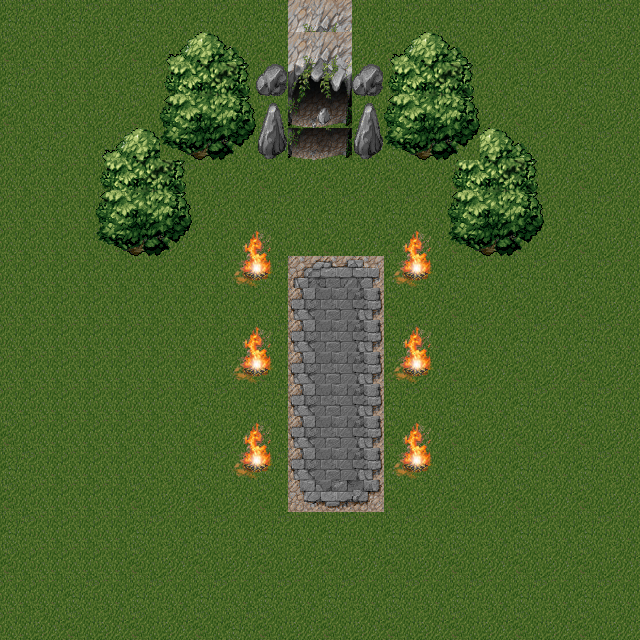

Tiled map render using the project's own tile images. Description and the whole map definition, tile-layer contents included, below:
An orthogonal 20x20 tile map with 32x32 px tiles, 2 tile layers (ground, top) and 8 objects.

<map version="1.2" tiledversion="1.2.3" orientation="orthogonal" renderorder="right-down" width="20" height="20" tilewidth="32" tileheight="32" infinite="0" nextlayerid="4" nextobjectid="3">
 <tileset firstgid="1" name="mountain_landscape" tilewidth="32" tileheight="32" tilecount="256" columns="16">
  <image source="images/mountains.png" width="512" height="512" />
  <tile id="116">
   <properties>
    <property name="collides" type="bool" value="true" />
   </properties>
   <objectgroup draworder="index">
    <object id="1" x="29.5657" y="9.209">
     <polyline points="0,0 -8.72431,15.9946 0.484684,21.3261" />
    </object>
   </objectgroup>
  </tile>
  <tile id="117">
   <properties>
    <property name="collides" type="bool" value="true" />
   </properties>
   <objectgroup draworder="index">
    <object id="1" x="1.93874" y="7.75494">
     <polyline points="0,0 9.69368,22.2955 1.45405,24.2342" />
    </object>
   </objectgroup>
  </tile>
  <tile id="132">
   <properties>
    <property name="collides" type="bool" value="true" />
   </properties>
   <objectgroup draworder="index">
    <object id="2" x="29.5657" y="30.0504">
     <polyline points="0,0 -15.0252,-10.663 -1.93874,-28.1117" />
    </object>
   </objectgroup>
  </tile>
  <tile id="133">
   <properties>
    <property name="collides" type="bool" value="true" />
   </properties>
   <objectgroup draworder="index">
    <object id="1" x="10.1784" y="10.663" />
    <object id="2" x="8.72431" y="2.9081">
     <polyline points="0,0 6.30089,8.72431 -5.81621,20.8414" />
    </object>
   </objectgroup>
  </tile>
  <tile id="196">
   <properties>
    <property name="collides" type="bool" value="true" />
   </properties>
  </tile>
  <tile id="197">
   <properties>
    <property name="collides" type="bool" value="true" />
   </properties>
  </tile>
  <tile id="198">
   <properties>
    <property name="collides" type="bool" value="true" />
   </properties>
  </tile>
  <tile id="212">
   <properties>
    <property name="collides" type="bool" value="true" />
   </properties>
  </tile>
  <tile id="213">
   <properties>
    <property name="collides" type="bool" value="true" />
   </properties>
  </tile>
  <tile id="214">
   <properties>
    <property name="collides" type="bool" value="true" />
   </properties>
  </tile>
  <tile id="228">
   <properties>
    <property name="collides" type="bool" value="true" />
   </properties>
  </tile>
  <tile id="229">
   <properties>
    <property name="collides" type="bool" value="true" />
   </properties>
  </tile>
  <tile id="230">
   <properties>
    <property name="collides" type="bool" value="true" />
   </properties>
  </tile>
  <tile id="244">
   <properties>
    <property name="collides" type="bool" value="true" />
   </properties>
   <objectgroup draworder="index">
    <object id="2" x="1.93874" y="8.72431">
     <polyline points="0,0 28.5964,17.9333 27.627,-7.75494 7.27026,-7.75494" />
    </object>
   </objectgroup>
  </tile>
  <tile id="245">
   <properties>
    <property name="collides" type="bool" value="true" />
   </properties>
   <objectgroup draworder="index">
    <object id="1" x="0" y="1.93874">
     <polygon points="0,0 0.484684,29.5657 31.9891,29.5657 31.5045,-0.969368" />
    </object>
   </objectgroup>
  </tile>
  <tile id="246">
   <properties>
    <property name="collides" type="bool" value="true" />
   </properties>
   <objectgroup draworder="index">
    <object id="1" x="31.0198" y="2.9081">
     <polygon points="0,0 -28.5964,26.6576 -30.0504,-2.9081" />
    </object>
   </objectgroup>
  </tile>
 </tileset>
 <layer id="1" name="ground" width="20" height="20">
  <data encoding="csv">
79,80,79,80,79,80,79,80,79,80,79,80,79,80,79,80,79,80,79,80,
95,80,80,96,95,96,95,96,95,96,95,96,95,96,95,96,95,96,95,96,
79,80,80,80,79,80,79,80,79,80,79,80,79,80,79,80,79,80,79,80,
95,80,80,96,95,96,95,96,95,96,95,96,95,96,95,96,95,96,95,96,
80,79,80,79,80,80,79,80,79,80,79,80,79,80,79,80,79,80,79,80,
80,80,80,79,79,79,80,96,95,96,95,96,95,96,95,96,95,96,95,96,
80,80,80,95,80,95,96,80,79,80,79,80,79,80,79,80,79,80,79,80,
80,80,80,80,80,96,80,80,95,96,95,96,95,96,95,96,95,96,95,96,
80,80,80,80,80,80,80,80,79,80,79,80,79,80,79,80,79,80,79,80,
80,80,80,80,80,80,80,96,95,96,95,96,95,96,95,96,95,96,95,96,
80,80,80,80,80,80,80,80,79,80,79,80,79,80,79,80,79,80,79,80,
80,80,80,80,80,80,80,96,95,96,95,96,95,96,95,96,95,96,95,96,
80,80,80,80,80,80,79,80,79,80,79,80,79,80,79,80,79,80,79,80,
95,80,80,80,80,80,95,96,95,96,95,96,95,96,95,96,95,96,95,96,
79,80,80,80,80,80,79,80,79,80,79,80,79,80,79,80,79,80,79,80,
95,80,80,80,95,96,95,96,95,96,95,96,95,96,95,96,95,96,95,96,
79,80,80,80,79,80,79,80,79,80,79,80,79,80,79,80,79,80,79,80,
95,80,80,80,95,96,95,96,95,96,95,96,95,96,95,96,95,96,95,96,
80,80,79,80,79,80,79,80,79,80,79,80,79,80,79,80,79,80,79,80,
80,96,95,96,95,96,95,96,95,96,95,96,95,96,95,96,95,96,95,96
</data>
 </layer>
 <layer id="2" name="top" width="20" height="20">
  <data encoding="csv">
0,0,0,0,0,0,0,0,0,175,176,0,0,0,0,0,0,0,0,0,
0,0,0,0,0,197,198,199,0,175,176,0,197,198,199,0,0,0,0,0,
0,0,0,0,0,213,214,215,253,191,192,253,213,214,215,0,0,0,0,0,
0,0,0,0,0,229,230,231,221,207,208,221,229,230,231,0,0,0,0,0,
0,0,0,197,198,245,246,247,237,223,224,237,245,246,247,198,199,0,0,0,
0,0,0,213,214,215,0,0,0,0,0,0,0,0,213,214,215,0,0,0,
0,0,0,229,230,231,0,0,0,0,0,0,0,0,229,230,231,0,0,0,
0,0,0,245,246,247,0,117,118,80,0,0,117,118,245,246,247,0,0,0,
0,0,0,0,0,0,0,133,134,60,61,62,133,134,0,0,0,0,0,0,
0,0,0,0,0,0,80,80,80,76,77,78,0,0,0,0,0,0,0,0,
0,0,0,0,80,80,80,117,118,76,77,78,117,118,0,0,0,0,0,0,
0,0,0,80,80,80,80,133,134,76,77,78,133,134,0,0,0,0,0,0,
0,0,0,80,80,80,0,0,0,76,77,78,0,0,0,0,0,0,0,0,
0,0,80,80,0,0,0,117,118,76,77,78,117,118,0,0,0,0,0,0,
0,0,80,80,0,0,0,133,134,76,77,78,133,134,0,0,0,0,0,0,
0,0,0,0,0,0,0,0,0,92,93,94,0,0,0,0,0,0,0,0,
0,0,0,0,0,0,0,0,0,0,0,0,0,0,0,0,0,0,0,0,
0,0,0,0,0,0,0,0,0,0,0,0,0,0,0,0,0,0,0,0,
0,0,0,0,0,0,0,0,0,0,0,0,0,0,0,0,0,0,0,0,
0,0,0,0,0,0,0,79,0,0,0,0,0,0,0,0,0,0,0,0
</data>
 </layer>
 <objectgroup id="3" name="Campfire" />
</map>
